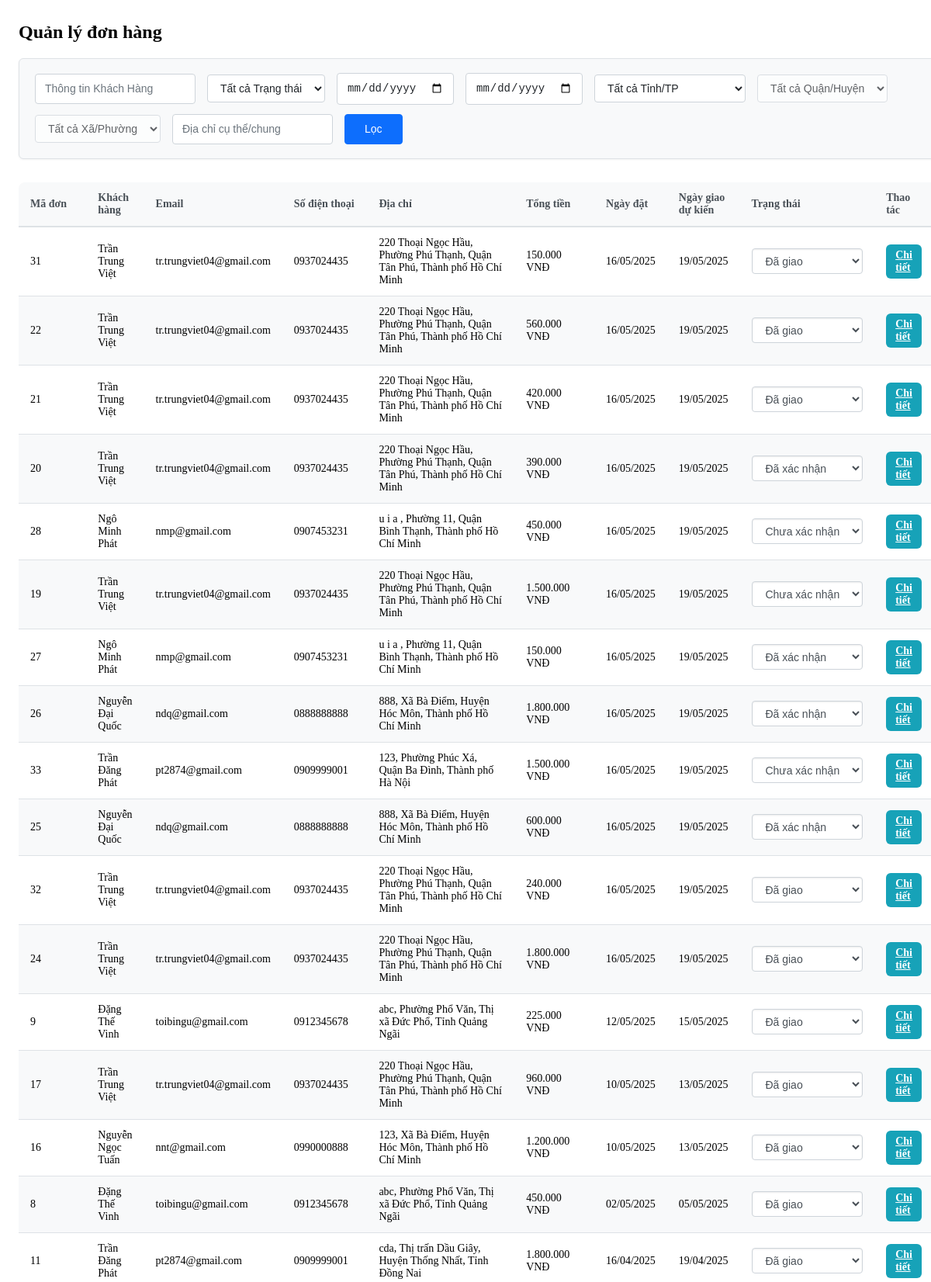
Screenshot of /admincp/modules/orders/danh-sach-don-hang.php (upper part) with the database file from the repository.
### tables this page shows
CREATE TABLE `hoadon` (
  `IdHD` int(11) NOT NULL,
  `IdKH` int(11) NOT NULL,
  `Total` int(11) DEFAULT NULL,
  `Date` date NOT NULL,
  `ExpectDate` date NOT NULL,
  `Status` tinyint(1) NOT NULL DEFAULT 1,
  `PTTT` tinyint(1) NOT NULL DEFAULT 1,
  `AddressLine` varchar(200) NOT NULL,
  `Ward` varchar(45) NOT NULL,
  `Provinces` varchar(45) NOT NULL,
  `District` varchar(45) NOT NULL
);

CREATE TABLE `khachhang` (
  `IdKH` int(11) NOT NULL,
  `Account` varchar(50) NOT NULL,
  `Email` varchar(100) NOT NULL,
  `Password` varchar(1000) NOT NULL,
  `Name` varchar(50) NOT NULL,
  `PNumber` char(10) NOT NULL,
  `AddressLine` varchar(200) NOT NULL,
  `Status` tinyint(1) NOT NULL DEFAULT 1,
  `Ward` varchar(45) NOT NULL,
  `Provinces` varchar(45) NOT NULL,
  `District` varchar(45) NOT NULL
);

### admincp/modules/orders/danh-sach-don-hang.php (the view, shortened to what this page needs)
<?php
require_once(__DIR__ . '/../../config/config.php');
$fromDate = isset($_GET['from_date']) ? $_GET['from_date'] : '';
$toDate = isset($_GET['to_date']) ? $_GET['to_date'] : '';
$searchTerm = isset($_GET['search_term']) ? trim($_GET['search_term']) : '';
$locationFilter = isset($_GET['location']) ? trim($_GET['location']) : '';
$sql = "SELECT h.IdHD, h.IdKH, h.Total, h.Date, h.ExpectDate, h.Status, h.PTTT,
        k.Name as CustomerName,
        k.Email,
        k.PNumber,
        h.AddressLine,
        h.Ward,
        h.District,
        h.Provinces
FROM hoadon h
JOIN khachhang k ON h.IdKH = k.IdKH
WHERE 1";
$sql .= " AND h.Date < h.ExpectDate";
$sql .= " ORDER BY h.Date DESC";
$result = $mysqli->query($sql);
?>
<div style="position: relative; width: 100%; height: calc(100vh - 54px);">
<div style="position: absolute; top: 0; left: 0; width: 100%; height: 100%;">
    <div style="height: 100vh;padding-left:1em; width: 100%; overflow-y: auto; position: relative;">
<div class="container-fluid" >
    <h2 class="mb-4">Quản lý đơn hàng</h2>
    <form method="GET" action="" class="mb-3 row gx-3 gy-2 align-items-center filter-form">
        <div class="col-sm-auto">
            <input type="text" class="form-control" name="search_term" id="search_term" placeholder="Thông tin Khách Hàng" value="<?php echo htmlspecialchars($searchTerm); ?>">
        </div>
        <div class="col-sm-auto">
            <select class="form-select" name="status" id="status">
                <option value="">Tất cả Trạng thái</option>
            </select>
        </div>
        <div class="col-sm-auto">
            <input type="date" class="form-control" name="from_date" id="from_date" value="<?php echo $fromDate; ?>">
        </div>
        <div class="col-sm-auto">
            <input type="date" class="form-control" name="to_date" id="to_date" value="<?php echo $toDate; ?>">
        </div>
        <div class="col-sm-auto">
            <select class="form-select" name="province" id="province">
                <option value="">Tất cả Tỉnh/TP</option>
                </select>
        </div>
        <div class="col-sm-auto">
            <select class="form-select" name="district" id="district" disabled>
                <option value="">Tất cả Quận/Huyện</option>
                </select>
        </div>
        <div class="col-sm-auto">
            <select class="form-select" name="ward" id="ward" disabled>
                <option value="">Tất cả Xã/Phường</option>
                </select>
        </div>
        <div class="col-sm-auto">
            <input type="text" class="form-control" name="location" id="location" placeholder="Địa chỉ cụ thể/chung" value="<?php echo htmlspecialchars($locationFilter); ?>">
        </div>
        <div class="col-sm-auto">
            <button type="submit" class="btn btn-primary">Lọc</button>
        </div>
    </form>
    <div class="table-responsive">
        <table class="table table-striped">
            <thead>
                <tr>
                    <th>Mã đơn</th>
                    <th>Khách hàng</th>
                    <th>Email</th>
                    <th>Số điện thoại</th>
                    <th>Địa chỉ</th>
                    <th>Tổng tiền</th>
                    <th>Ngày đặt</th>
                    <th>Ngày giao dự kiến</th>
                    <th>Trạng thái</th>
                    <th>Thao tác</th>
                </tr>
            </thead>
            <tbody>
                <?php if ($result && $result->num_rows > 0): ?>
                    <?php while ($row = $result->fetch_assoc()): ?>
                        <tr>
                            <td><?php echo $row['IdHD']; ?></td>
                            <td><?php echo htmlspecialchars($row['CustomerName']); ?></td>
                            <td><?php echo htmlspecialchars($row['Email']); ?></td>
                            <td><?php echo htmlspecialchars($row['PNumber']); ?></td>
                            <td>
                                <?php
                                echo htmlspecialchars($row['AddressLine'] . ', ' . $row['Ward'] . ', ' .
                                                    $row['District'] . ', ' . $row['Provinces']);
                                ?>
                            </td>
                            <td><?php echo number_format($row['Total'], 0, ',', '.'); ?> VNĐ</td>
                            <td><?php echo date('d/m/Y', strtotime($row['Date'])); ?></td>
                            <td><?php echo date('d/m/Y', strtotime($row['ExpectDate'])); ?></td>
                            <td>
                                <form method="post" style="margin: 0;" class="form-update-status"> <input type="hidden" name="order_id" value="<?php echo $row['IdHD']; ?>">
                                    <select name="new_status"
                                            class="form-select form-select-sm"
                                            data-current-status="<?php echo $row['Status']; ?>"
                                            onchange="confirmOrderStatusUpdate(this, '<?php echo $row['IdHD']; ?>', this.options[this.selectedIndex].text)">
                                        <option value="1" <?php if ($row['Status'] == 1) echo 'selected'; ?>>Chưa xác nhận</option>
                                        <option value="2" <?php if ($row['Status'] == 2) echo 'selected'; ?>>Đã xác nhận</option>
                                        <option value="3" <?php if ($row['Status'] == 3) echo 'selected'; ?>>Đã giao</option>
                                    </select>
                                </form>
                            </td>
                            <td>
                                <div class="action-buttons">
                                    <a href="?action=orders&query=details&id=<?php echo $row['IdHD']; ?>" class="btn btn-info btn-sm">Chi tiết</a>
                                </div>
                            </td>
                        </tr>
                    <?php endwhile; ?>
                <?php else: ?>
                    <tr>
                        <td colspan="10" class="text-center">Không tìm thấy đơn hàng nào phù hợp.</td>
                    </tr>
                <?php endif; ?>
            </tbody>
        </table>
    </div>
</div>
</div>
</div>
</div>
<link rel="stylesheet" type="text/css" href="./css/quan-ly-hoa-don.css?v=<?php echo time(); ?>">

### admincp/css/quan-ly-hoa-don.css (style rules this page uses)
.table-responsive { overflow-x: auto; }
.table { width: 100%; border-collapse: collapse; border-radius: 8px; overflow: hidden; }
.table th, .table td { padding: 12px 15px; text-align: left; font-size: 14px; border-bottom: 1px solid #dee2e6; vertical-align: middle; }
.table th:nth-child(5), .table td:nth-child(5) { width: 25%; }
.table th:nth-child(1), .table td:nth-child(1), .table th:nth-child(3), .table td:nth-child(3), .table th:nth-child(4), .table td:nth-child(4), .table th:nth-child(6), .table td:nth-child(6) { width: 10%; }
.table th { background-color: #f8f9fa; color: #495057; font-weight: 600; border-bottom-width: 2px; }
.table tr:nth-child(even) { background-color: #f8f9fa; }
.table td select[name="new_status"] { padding: 0.4rem 0.8rem; font-size: 0.875rem; line-height: 1.5; color: #495057; background-color: #fff; background-clip: padding-box; border: 1px solid #ced4da; border-radius: 0.25rem; box-shadow: inset 0 1px 2px rgba(0, 0, 0, 0.075); transition: border-color 0.15s ease-in-out, box-shadow 0.15s ease-in-out; min-width: 140px; cursor: pointer; margin: 0; display: inline-block; vertical-align: middle; }
.btn { padding: 10px 14px; border: none; border-radius: 6px; font-size: 14px; font-weight: bold; cursor: pointer; transition: background-color 0.3s ease; }
.btn-primary { background-color: #007bff; color: white; }
.filter-form .btn-primary { margin-top: 0; }
.btn-info { background-color: #17a2b8; color: white; }
.action-buttons { display: flex; gap: 8px; justify-content: center; align-items: center; }
.action-buttons .btn { padding: 0.375rem 0.75rem; font-size: 0.875rem; }
.action-buttons a { margin-right: 5px; }
.filter-form { display: flex; flex-wrap: wrap; align-items: center; gap: 12px 15px; padding: 18px 20px; border: 1px solid #dee2e6; border-radius: 6px; background-color: #f8f9fa; margin-bottom: 30px; box-shadow: 0 1px 3px rgba(0, 0, 0, 0.05); }
.filter-form select, .filter-form input[type="date"], .filter-form input[type="text"] { padding: 8px 12px; border: 1px solid #ced4da; border-radius: 4px; font-size: 14px; line-height: 1.5; color: #212529; background-color: #fff; min-width: 150px; box-sizing: border-box; width: auto; flex-grow: 1; transition: border-color 0.15s ease-in-out, box-shadow 0.15s ease-in-out; }
.filter-form select { cursor: pointer; }
.filter-form input[type="text"]::placeholder { color: #6c757d; opacity: 1; }
.filter-form button[type="submit"] { padding: 8px 25px; background-color: #0d6efd; color: white; border: 1px solid #0d6efd; border-radius: 4px; cursor: pointer; font-size: 14px; font-weight: 500; line-height: 1.5; text-align: center; transition: all 0.15s ease-in-out; flex-grow: 0; flex-shrink: 0; }
.btn-primary { background-color: #0d6efd; color: white; border-color: #0d6efd; }

### rows the page displays
hoadon: IdHD "31", IdKH.Name "Trần Trung Việt", IdKH.Email "tr.trungviet04@gmail.com", IdKH.PNumber "0937024435", AddressLine+Ward+District "220 Thoại Ngọc Hầu, Phường Phú Thạnh, Quận Tân Phú, Thành phố Hồ Chí Minh", Total "150.000", Date "16/05/2025", ExpectDate "19/05/2025", new_status "Đã giao"
hoadon: IdHD "22", IdKH.Name "Trần Trung Việt", IdKH.Email "tr.trungviet04@gmail.com", IdKH.PNumber "0937024435", AddressLine+Ward+District "220 Thoại Ngọc Hầu, Phường Phú Thạnh, Quận Tân Phú, Thành phố Hồ Chí Minh", Total "560.000", Date "16/05/2025", ExpectDate "19/05/2025", new_status "Đã giao"
hoadon: IdHD "21", IdKH.Name "Trần Trung Việt", IdKH.Email "tr.trungviet04@gmail.com", IdKH.PNumber "0937024435", AddressLine+Ward+District "220 Thoại Ngọc Hầu, Phường Phú Thạnh, Quận Tân Phú, Thành phố Hồ Chí Minh", Total "420.000", Date "16/05/2025", ExpectDate "19/05/2025", new_status "Đã giao"
hoadon: IdHD "20", IdKH.Name "Trần Trung Việt", IdKH.Email "tr.trungviet04@gmail.com", IdKH.PNumber "0937024435", AddressLine+Ward+District "220 Thoại Ngọc Hầu, Phường Phú Thạnh, Quận Tân Phú, Thành phố Hồ Chí Minh", Total "390.000", Date "16/05/2025", ExpectDate "19/05/2025", new_status "Đã xác nhận"
hoadon: IdHD "28", IdKH.Name "Ngô Minh Phát", IdKH.Email "nmp@gmail.com", IdKH.PNumber "0907453231", AddressLine+Ward+District "u i a , Phường 11, Quận Bình Thạnh, Thành phố Hồ Chí Minh", Total "450.000", Date "16/05/2025", ExpectDate "19/05/2025", new_status "Chưa xác nhận"
hoadon: IdHD "19", IdKH.Name "Trần Trung Việt", IdKH.Email "tr.trungviet04@gmail.com", IdKH.PNumber "0937024435", AddressLine+Ward+District "220 Thoại Ngọc Hầu, Phường Phú Thạnh, Quận Tân Phú, Thành phố Hồ Chí Minh", Total "1.500.000", Date "16/05/2025", ExpectDate "19/05/2025", new_status "Chưa xác nhận"
hoadon: IdHD "27", IdKH.Name "Ngô Minh Phát", IdKH.Email "nmp@gmail.com", IdKH.PNumber "0907453231", AddressLine+Ward+District "u i a , Phường 11, Quận Bình Thạnh, Thành phố Hồ Chí Minh", Total "150.000", Date "16/05/2025", ExpectDate "19/05/2025", new_status "Đã xác nhận"
hoadon: IdHD "26", IdKH.Name "Nguyễn Đại Quốc", IdKH.Email "ndq@gmail.com", IdKH.PNumber "0888888888", AddressLine+Ward+District "888, Xã Bà Điểm, Huyện Hóc Môn, Thành phố Hồ Chí Minh", Total "1.800.000", Date "16/05/2025", ExpectDate "19/05/2025", new_status "Đã xác nhận"
hoadon: IdHD "33", IdKH.Name "Trần Đăng Phát", IdKH.Email "pt2874@gmail.com", IdKH.PNumber "0909999001", AddressLine+Ward+District "123, Phường Phúc Xá, Quận Ba Đình, Thành phố Hà Nội", Total "1.500.000", Date "16/05/2025", ExpectDate "19/05/2025", new_status "Chưa xác nhận"
hoadon: IdHD "25", IdKH.Name "Nguyễn Đại Quốc", IdKH.Email "ndq@gmail.com", IdKH.PNumber "0888888888", AddressLine+Ward+District "888, Xã Bà Điểm, Huyện Hóc Môn, Thành phố Hồ Chí Minh", Total "600.000", Date "16/05/2025", ExpectDate "19/05/2025", new_status "Đã xác nhận"
hoadon: IdHD "32", IdKH.Name "Trần Trung Việt", IdKH.Email "tr.trungviet04@gmail.com", IdKH.PNumber "0937024435", AddressLine+Ward+District "220 Thoại Ngọc Hầu, Phường Phú Thạnh, Quận Tân Phú, Thành phố Hồ Chí Minh", Total "240.000", Date "16/05/2025", ExpectDate "19/05/2025", new_status "Đã giao"
hoadon: IdHD "24", IdKH.Name "Trần Trung Việt", IdKH.Email "tr.trungviet04@gmail.com", IdKH.PNumber "0937024435", AddressLine+Ward+District "220 Thoại Ngọc Hầu, Phường Phú Thạnh, Quận Tân Phú, Thành phố Hồ Chí Minh", Total "1.800.000", Date "16/05/2025", ExpectDate "19/05/2025", new_status "Đã giao"
hoadon: IdHD "9", IdKH.Name "Đặng Thế Vinh", IdKH.Email "toibingu@gmail.com", IdKH.PNumber "0912345678", AddressLine+Ward+District "abc, Phường Phổ Văn, Thị xã Đức Phổ, Tỉnh Quảng Ngãi", Total "225.000", Date "12/05/2025", ExpectDate "15/05/2025", new_status "Đã giao"
hoadon: IdHD "17", IdKH.Name "Trần Trung Việt", IdKH.Email "tr.trungviet04@gmail.com", IdKH.PNumber "0937024435", AddressLine+Ward+District "220 Thoại Ngọc Hầu, Phường Phú Thạnh, Quận Tân Phú, Thành phố Hồ Chí Minh", Total "960.000", Date "10/05/2025", ExpectDate "13/05/2025", new_status "Đã giao"
hoadon: IdHD "16", IdKH.Name "Nguyễn Ngọc Tuấn", IdKH.Email "nnt@gmail.com", IdKH.PNumber "0990000888", AddressLine+Ward+District "123, Xã Bà Điểm, Huyện Hóc Môn, Thành phố Hồ Chí Minh", Total "1.200.000", Date "10/05/2025", ExpectDate "13/05/2025", new_status "Đã giao"
hoadon: IdHD "8", IdKH.Name "Đặng Thế Vinh", IdKH.Email "toibingu@gmail.com", IdKH.PNumber "0912345678", AddressLine+Ward+District "abc, Phường Phổ Văn, Thị xã Đức Phổ, Tỉnh Quảng Ngãi", Total "450.000", Date "02/05/2025", ExpectDate "05/05/2025", new_status "Đã giao"
hoadon: IdHD "11", IdKH.Name "Trần Đăng Phát", IdKH.Email "pt2874@gmail.com", IdKH.PNumber "0909999001", AddressLine+Ward+District "cda, Thị trấn Dầu Giây, Huyện Thống Nhất, Tỉnh Đồng Nai", Total "1.800.000", Date "16/04/2025", ExpectDate "19/04/2025", new_status "Đã giao"
